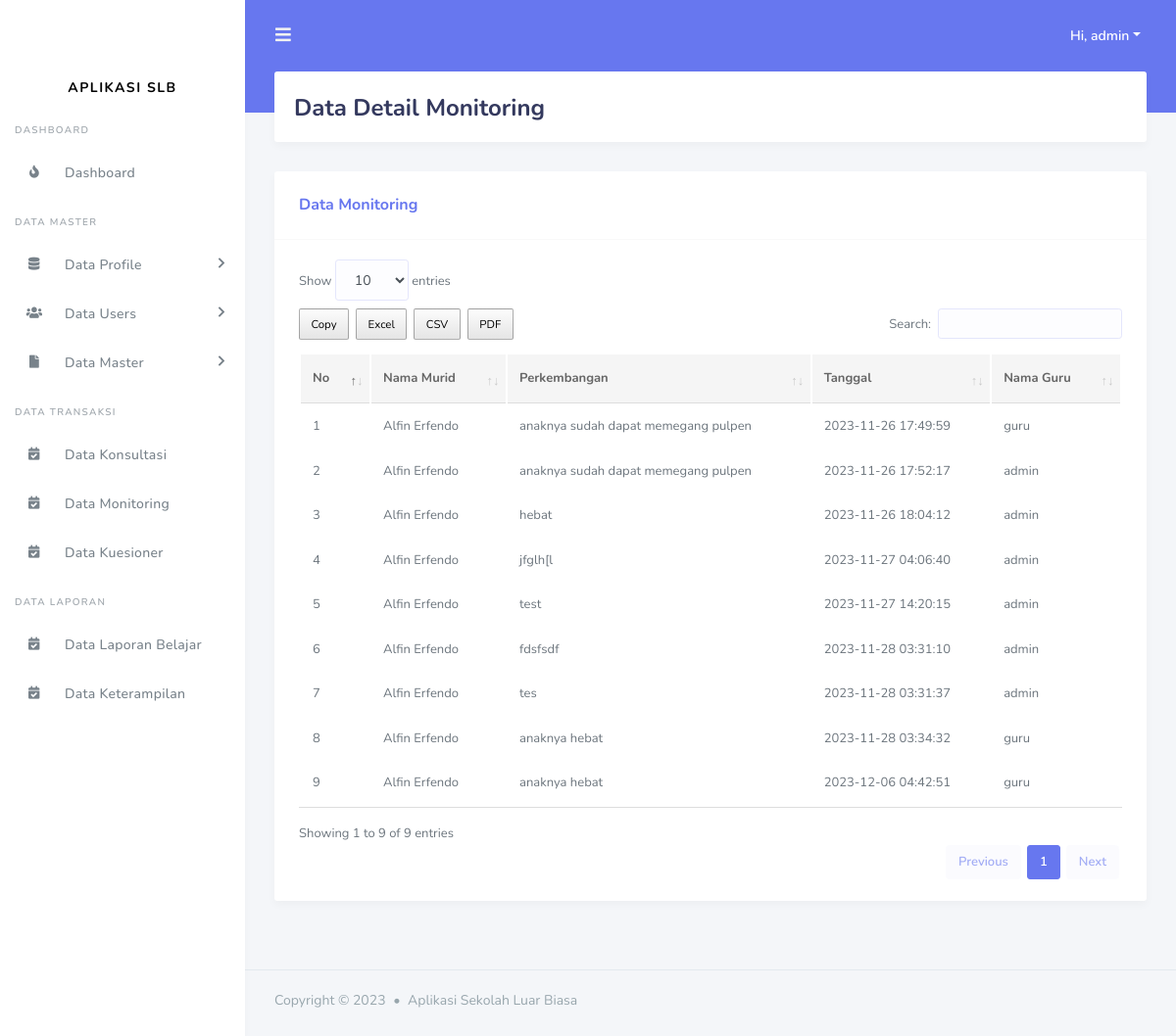
The app's page /kepala_sekolah/data_detail_monitoring.php?id=6 (signed in) with its own data.
### tables this page shows
CREATE TABLE `tbl_monitoring` (
  `id_monitoring` int(11) NOT NULL,
  `id_murid` int(11) NOT NULL,
  `perkembangan` varchar(255) NOT NULL,
  `id_users` int(11) NOT NULL,
  `date_monitoring` timestamp NOT NULL DEFAULT current_timestamp() ON UPDATE current_timestamp()
);

CREATE TABLE `tbl_murid` (
  `id_murid` int(11) NOT NULL,
  `nik` varchar(100) NOT NULL,
  `nama` varchar(200) NOT NULL,
  `jenis_kelamin` varchar(100) NOT NULL,
  `tempat_lahir` varchar(100) NOT NULL,
  `tanggal_lahir` date NOT NULL,
  `gambar` varchar(200) NOT NULL,
  `alamat` varchar(200) NOT NULL,
  `agama` varchar(200) NOT NULL DEFAULT 'admin',
  `status_murid` enum('menunggu hasil','diterima','tidak') NOT NULL DEFAULT 'diterima'
);

CREATE TABLE `tbl_users` (
  `id_users` int(11) NOT NULL,
  `nama_users` varchar(255) DEFAULT NULL,
  `alamat_users` varchar(255) DEFAULT NULL,
  `email_users` varchar(200) DEFAULT NULL,
  `no_telp_users` varchar(15) DEFAULT NULL,
  `hak_akses` enum('kepala sekolah','admin','guru') DEFAULT NULL,
  `username` varchar(255) DEFAULT NULL,
  `password` varchar(255) DEFAULT NULL,
  `status` enum('aktiv','non-aktiv') DEFAULT NULL
);

### kepala_sekolah/data_detail_monitoring.php (the view, shortened to what this page needs)
<?php
include('../template/header.php');
include('../template/sidebar.php');
?>
<div class="main-content">
  <section class="section">
    <div class="section-header">
      <h1>Data Detail Monitoring</h1>
    </div>
    <div class="section-body">
      <div class="card table-responsive">
        <div class="card-header">
            <h4>Data Monitoring</h4>
        </div>
        <div class="card-body ">
            <table class="table table-hover" id="data_tabel">
            <thead>
              <tr>
                <th>No</th>
                <th>Nama Murid</th>
                <th>Perkembangan</th>
                <th>Tanggal</th>
                <th>Nama Guru</th>
              </tr>
            </thead>
            <tbody>
              <?php
                    $query = "SELECT * FROM tbl_monitoring tmt INNER JOIN tbl_murid tm ON tm.id_murid = tmt.id_murid INNER JOIN tbl_users tu on tu.id_users = tmt.id_users";
                    $result_tasks = mysqli_query($conn, $query);
                    $no = 1;
                    while($row = mysqli_fetch_assoc($result_tasks)) { ?>
                <tr>
                  <td><?= $no++ ?></td>
                  <td><?= $row['nama']?></td>
                  <td><?= $row['perkembangan']?></td>
                  <td><?= $row['date_monitoring']?></td>
                  <td><?= $row['nama_users']?></td>
                </tr>
              <?php } ?>
            </tbody>
          </table>
        </div>
      </div>
    </div>
  </section>
</div>
<?php include('../template/footer.php'); ?>

### records on screen
tbl_monitoring: id_murid.nama "Alfin Erfendo", perkembangan "anaknya sudah dapat memegang pulpen", date_monitoring "2023-11-26 17:49:59", id_users.nama_users "guru"
tbl_monitoring: id_murid.nama "Alfin Erfendo", perkembangan "anaknya sudah dapat memegang pulpen", date_monitoring "2023-11-26 17:52:17", id_users.nama_users "admin"
tbl_monitoring: id_murid.nama "Alfin Erfendo", perkembangan "hebat", date_monitoring "2023-11-26 18:04:12", id_users.nama_users "admin"
tbl_monitoring: id_murid.nama "Alfin Erfendo", perkembangan "jfglh[l", date_monitoring "2023-11-27 04:06:40", id_users.nama_users "admin"
tbl_monitoring: id_murid.nama "Alfin Erfendo", perkembangan "test", date_monitoring "2023-11-27 14:20:15", id_users.nama_users "admin"
tbl_monitoring: id_murid.nama "Alfin Erfendo", perkembangan "fdsfsdf", date_monitoring "2023-11-28 03:31:10", id_users.nama_users "admin"
tbl_monitoring: id_murid.nama "Alfin Erfendo", perkembangan "tes", date_monitoring "2023-11-28 03:31:37", id_users.nama_users "admin"
tbl_monitoring: id_murid.nama "Alfin Erfendo", perkembangan "anaknya hebat", date_monitoring "2023-11-28 03:34:32", id_users.nama_users "guru"
tbl_monitoring: id_murid.nama "Alfin Erfendo", perkembangan "anaknya hebat", date_monitoring "2023-12-06 04:42:51", id_users.nama_users "guru"

### other values on screen
$_SESSION['nama_users'] "admin"
